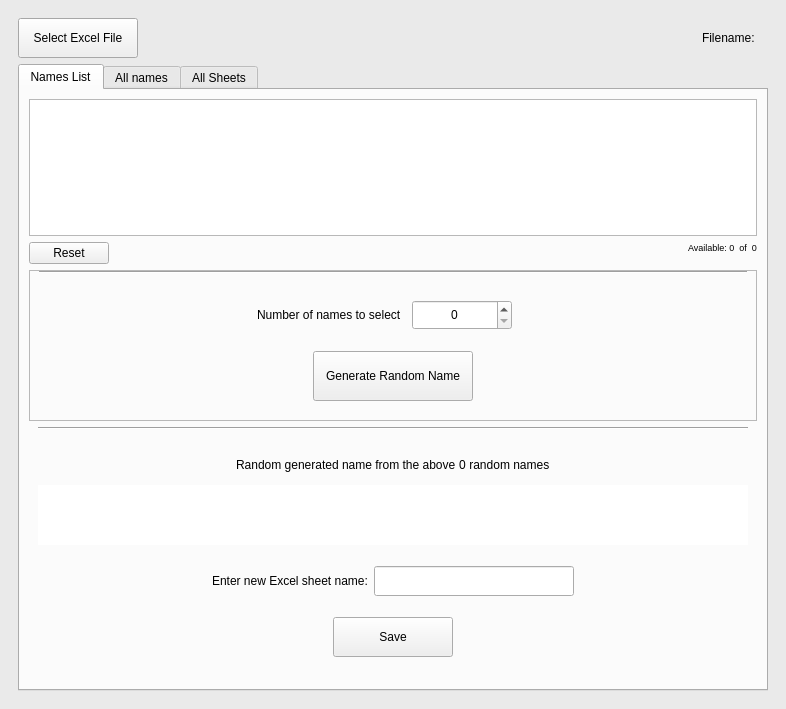
<?xml version="1.0" encoding="UTF-8"?>
<ui version="4.0">
 <class>MainWindow</class>
 <widget class="QMainWindow" name="MainWindow">
  <property name="geometry">
   <rect>
    <x>0</x>
    <y>0</y>
    <width>786</width>
    <height>709</height>
   </rect>
  </property>
  <property name="minimumSize">
   <size>
    <width>650</width>
    <height>600</height>
   </size>
  </property>
  <property name="palette">
   <palette>
    <active>
     <colorrole role="Midlight">
      <brush brushstyle="SolidPattern">
       <color alpha="255">
        <red>214</red>
        <green>214</green>
        <blue>214</blue>
       </color>
      </brush>
     </colorrole>
     <colorrole role="Base">
      <brush brushstyle="SolidPattern">
       <color alpha="255">
        <red>255</red>
        <green>255</green>
        <blue>255</blue>
       </color>
      </brush>
     </colorrole>
     <colorrole role="Window">
      <brush brushstyle="SolidPattern">
       <color alpha="255">
        <red>234</red>
        <green>234</green>
        <blue>234</blue>
       </color>
      </brush>
     </colorrole>
    </active>
    <inactive>
     <colorrole role="Midlight">
      <brush brushstyle="SolidPattern">
       <color alpha="255">
        <red>214</red>
        <green>214</green>
        <blue>214</blue>
       </color>
      </brush>
     </colorrole>
     <colorrole role="Base">
      <brush brushstyle="SolidPattern">
       <color alpha="255">
        <red>255</red>
        <green>255</green>
        <blue>255</blue>
       </color>
      </brush>
     </colorrole>
     <colorrole role="Window">
      <brush brushstyle="SolidPattern">
       <color alpha="255">
        <red>234</red>
        <green>234</green>
        <blue>234</blue>
       </color>
      </brush>
     </colorrole>
    </inactive>
    <disabled>
     <colorrole role="Midlight">
      <brush brushstyle="SolidPattern">
       <color alpha="255">
        <red>214</red>
        <green>214</green>
        <blue>214</blue>
       </color>
      </brush>
     </colorrole>
     <colorrole role="Base">
      <brush brushstyle="SolidPattern">
       <color alpha="255">
        <red>234</red>
        <green>234</green>
        <blue>234</blue>
       </color>
      </brush>
     </colorrole>
     <colorrole role="Window">
      <brush brushstyle="SolidPattern">
       <color alpha="255">
        <red>234</red>
        <green>234</green>
        <blue>234</blue>
       </color>
      </brush>
     </colorrole>
    </disabled>
   </palette>
  </property>
  <property name="windowTitle">
   <string>Randomizer</string>
  </property>
  <widget class="QWidget" name="centralwidget">
   <layout class="QVBoxLayout" name="verticalLayout">
    <property name="leftMargin">
     <number>18</number>
    </property>
    <property name="topMargin">
     <number>18</number>
    </property>
    <property name="rightMargin">
     <number>18</number>
    </property>
    <property name="bottomMargin">
     <number>18</number>
    </property>
    <item>
     <layout class="QHBoxLayout" name="horizontalLayout">
      <property name="sizeConstraint">
       <enum>QLayout::SetDefaultConstraint</enum>
      </property>
      <item>
       <widget class="QPushButton" name="select_file_btn">
        <property name="sizePolicy">
         <sizepolicy hsizetype="Maximum" vsizetype="Fixed">
          <horstretch>0</horstretch>
          <verstretch>0</verstretch>
         </sizepolicy>
        </property>
        <property name="minimumSize">
         <size>
          <width>120</width>
          <height>40</height>
         </size>
        </property>
        <property name="font">
         <font>
          <family>Segoe UI</family>
         </font>
        </property>
        <property name="cursor">
         <cursorShape>ArrowCursor</cursorShape>
        </property>
        <property name="text">
         <string>Select Excel File</string>
        </property>
       </widget>
      </item>
      <item alignment="Qt::AlignRight">
       <widget class="QLabel" name="select_file_label">
        <property name="text">
         <string>Filename:</string>
        </property>
       </widget>
      </item>
      <item>
       <widget class="QLabel" name="filepath_label">
        <property name="sizePolicy">
         <sizepolicy hsizetype="Maximum" vsizetype="Preferred">
          <horstretch>0</horstretch>
          <verstretch>0</verstretch>
         </sizepolicy>
        </property>
        <property name="text">
         <string/>
        </property>
       </widget>
      </item>
     </layout>
    </item>
    <item>
     <layout class="QVBoxLayout" name="verticalLayout_3">
      <item>
       <widget class="QTabWidget" name="tabWidget">
        <property name="enabled">
         <bool>true</bool>
        </property>
        <property name="layoutDirection">
         <enum>Qt::LeftToRight</enum>
        </property>
        <property name="styleSheet">
         <string notr="true">QHeaderView::section{background-color:rgb(192, 219, 234);border: 0px solid black;margin: 0px;}</string>
        </property>
        <property name="tabPosition">
         <enum>QTabWidget::North</enum>
        </property>
        <property name="currentIndex">
         <number>0</number>
        </property>
        <property name="elideMode">
         <enum>Qt::ElideNone</enum>
        </property>
        <property name="usesScrollButtons">
         <bool>false</bool>
        </property>
        <property name="documentMode">
         <bool>false</bool>
        </property>
        <widget class="QWidget" name="avail_names_tab">
         <attribute name="title">
          <string>Names List</string>
         </attribute>
         <layout class="QVBoxLayout" name="verticalLayout_2">
          <item>
           <layout class="QVBoxLayout" name="verticalLayout_4">
            <item>
             <widget class="QTableWidget" name="names_tableWidget">
              <property name="enabled">
               <bool>true</bool>
              </property>
              <property name="sizePolicy">
               <sizepolicy hsizetype="Expanding" vsizetype="Expanding">
                <horstretch>0</horstretch>
                <verstretch>0</verstretch>
               </sizepolicy>
              </property>
              <property name="font">
               <font>
                <family>Nirmala UI</family>
               </font>
              </property>
              <property name="styleSheet">
               <string notr="true">QHeaderView::section{background-color:rgb(192, 219, 234);border: 0px solid black;margin: 0px;}</string>
              </property>
              <property name="frameShape">
               <enum>QFrame::StyledPanel</enum>
              </property>
              <property name="frameShadow">
               <enum>QFrame::Plain</enum>
              </property>
              <property name="editTriggers">
               <set>QAbstractItemView::NoEditTriggers</set>
              </property>
              <property name="selectionMode">
               <enum>QAbstractItemView::SingleSelection</enum>
              </property>
              <property name="selectionBehavior">
               <enum>QAbstractItemView::SelectRows</enum>
              </property>
              <property name="sortingEnabled">
               <bool>false</bool>
              </property>
              <attribute name="horizontalHeaderCascadingSectionResizes">
               <bool>false</bool>
              </attribute>
              <attribute name="horizontalHeaderShowSortIndicator" stdset="0">
               <bool>false</bool>
              </attribute>
              <attribute name="horizontalHeaderStretchLastSection">
               <bool>true</bool>
              </attribute>
             </widget>
            </item>
            <item>
             <layout class="QHBoxLayout" name="horizontalLayout_4">
              <item>
               <widget class="QPushButton" name="reset_all_btn">
                <property name="sizePolicy">
                 <sizepolicy hsizetype="Maximum" vsizetype="Fixed">
                  <horstretch>0</horstretch>
                  <verstretch>0</verstretch>
                 </sizepolicy>
                </property>
                <property name="text">
                 <string>Reset</string>
                </property>
               </widget>
              </item>
              <item>
               <spacer name="horizontalSpacer">
                <property name="orientation">
                 <enum>Qt::Horizontal</enum>
                </property>
                <property name="sizeHint" stdset="0">
                 <size>
                  <width>40</width>
                  <height>20</height>
                 </size>
                </property>
               </spacer>
              </item>
              <item>
               <widget class="QLabel" name="rows_label">
                <property name="font">
                 <font>
                  <family>Segoe UI</family>
                  <pointsize>7</pointsize>
                 </font>
                </property>
                <property name="text">
                 <string>Available: 0  of  0</string>
                </property>
                <property name="alignment">
                 <set>Qt::AlignLeading|Qt::AlignLeft|Qt::AlignTop</set>
                </property>
               </widget>
              </item>
             </layout>
            </item>
           </layout>
          </item>
          <item>
           <widget class="QFrame" name="generate_name_frame">
            <property name="frameShape">
             <enum>QFrame::StyledPanel</enum>
            </property>
            <property name="frameShadow">
             <enum>QFrame::Raised</enum>
            </property>
            <layout class="QVBoxLayout" name="verticalLayout_6">
             <property name="topMargin">
              <number>0</number>
             </property>
             <item>
              <widget class="Line" name="line">
               <property name="orientation">
                <enum>Qt::Horizontal</enum>
               </property>
              </widget>
             </item>
             <item>
              <layout class="QHBoxLayout" name="horizontalLayout_2">
               <property name="spacing">
                <number>10</number>
               </property>
               <property name="sizeConstraint">
                <enum>QLayout::SetMaximumSize</enum>
               </property>
               <property name="topMargin">
                <number>15</number>
               </property>
               <item>
                <spacer name="horizontalSpacer_3">
                 <property name="orientation">
                  <enum>Qt::Horizontal</enum>
                 </property>
                 <property name="sizeHint" stdset="0">
                  <size>
                   <width>40</width>
                   <height>20</height>
                  </size>
                 </property>
                </spacer>
               </item>
               <item>
                <widget class="QLabel" name="selected_rows_label">
                 <property name="sizePolicy">
                  <sizepolicy hsizetype="Maximum" vsizetype="Preferred">
                   <horstretch>0</horstretch>
                   <verstretch>0</verstretch>
                  </sizepolicy>
                 </property>
                 <property name="minimumSize">
                  <size>
                   <width>60</width>
                   <height>40</height>
                  </size>
                 </property>
                 <property name="font">
                  <font>
                   <family>Segoe UI</family>
                   <pointsize>9</pointsize>
                   <weight>50</weight>
                   <bold>false</bold>
                   <kerning>true</kerning>
                  </font>
                 </property>
                 <property name="text">
                  <string>Number of names to select</string>
                 </property>
                 <property name="textFormat">
                  <enum>Qt::RichText</enum>
                 </property>
                </widget>
               </item>
               <item>
                <widget class="QSpinBox" name="rows_spinBox">
                 <property name="sizePolicy">
                  <sizepolicy hsizetype="Fixed" vsizetype="Fixed">
                   <horstretch>0</horstretch>
                   <verstretch>0</verstretch>
                  </sizepolicy>
                 </property>
                 <property name="minimumSize">
                  <size>
                   <width>100</width>
                   <height>30</height>
                  </size>
                 </property>
                 <property name="alignment">
                  <set>Qt::AlignCenter</set>
                 </property>
                 <property name="buttonSymbols">
                  <enum>QAbstractSpinBox::UpDownArrows</enum>
                 </property>
                 <property name="suffix">
                  <string/>
                 </property>
                 <property name="singleStep">
                  <number>1</number>
                 </property>
                 <property name="value">
                  <number>0</number>
                 </property>
                </widget>
               </item>
               <item>
                <widget class="QLabel" name="max_rows_label">
                 <property name="text">
                  <string/>
                 </property>
                </widget>
               </item>
               <item>
                <spacer name="horizontalSpacer_4">
                 <property name="orientation">
                  <enum>Qt::Horizontal</enum>
                 </property>
                 <property name="sizeHint" stdset="0">
                  <size>
                   <width>40</width>
                   <height>20</height>
                  </size>
                 </property>
                </spacer>
               </item>
              </layout>
             </item>
             <item>
              <layout class="QVBoxLayout" name="verticalLayout_5" stretch="0">
               <property name="topMargin">
                <number>10</number>
               </property>
               <property name="bottomMargin">
                <number>10</number>
               </property>
               <item alignment="Qt::AlignHCenter|Qt::AlignVCenter">
                <widget class="QPushButton" name="random_name_btn">
                 <property name="sizePolicy">
                  <sizepolicy hsizetype="Fixed" vsizetype="Fixed">
                   <horstretch>0</horstretch>
                   <verstretch>0</verstretch>
                  </sizepolicy>
                 </property>
                 <property name="minimumSize">
                  <size>
                   <width>160</width>
                   <height>50</height>
                  </size>
                 </property>
                 <property name="sizeIncrement">
                  <size>
                   <width>0</width>
                   <height>0</height>
                  </size>
                 </property>
                 <property name="text">
                  <string>Generate Random Name</string>
                 </property>
                </widget>
               </item>
              </layout>
             </item>
            </layout>
           </widget>
          </item>
          <item>
           <widget class="QFrame" name="save_frame">
            <property name="sizePolicy">
             <sizepolicy hsizetype="Preferred" vsizetype="Preferred">
              <horstretch>0</horstretch>
              <verstretch>0</verstretch>
             </sizepolicy>
            </property>
            <layout class="QVBoxLayout" name="verticalLayout_9">
             <property name="topMargin">
              <number>0</number>
             </property>
             <item>
              <layout class="QVBoxLayout" name="verticalLayout_7">
               <property name="spacing">
                <number>10</number>
               </property>
               <property name="topMargin">
                <number>0</number>
               </property>
               <property name="bottomMargin">
                <number>10</number>
               </property>
               <item>
                <widget class="Line" name="line_3">
                 <property name="orientation">
                  <enum>Qt::Horizontal</enum>
                 </property>
                </widget>
               </item>
               <item>
                <layout class="QHBoxLayout" name="horizontalLayout_8">
                 <property name="spacing">
                  <number>0</number>
                 </property>
                 <property name="topMargin">
                  <number>15</number>
                 </property>
                 <item>
                  <spacer name="horizontalSpacer_7">
                   <property name="orientation">
                    <enum>Qt::Horizontal</enum>
                   </property>
                   <property name="sizeHint" stdset="0">
                    <size>
                     <width>40</width>
                     <height>20</height>
                    </size>
                   </property>
                  </spacer>
                 </item>
                 <item>
                  <widget class="QLabel" name="label_4">
                   <property name="text">
                    <string>Random generated name from the above </string>
                   </property>
                  </widget>
                 </item>
                 <item>
                  <widget class="QLabel" name="new_subset_rows_label">
                   <property name="text">
                    <string>0</string>
                   </property>
                  </widget>
                 </item>
                 <item>
                  <widget class="QLabel" name="label">
                   <property name="text">
                    <string> random names</string>
                   </property>
                  </widget>
                 </item>
                 <item>
                  <spacer name="horizontalSpacer_8">
                   <property name="orientation">
                    <enum>Qt::Horizontal</enum>
                   </property>
                   <property name="sizeHint" stdset="0">
                    <size>
                     <width>40</width>
                     <height>20</height>
                    </size>
                   </property>
                  </spacer>
                 </item>
                </layout>
               </item>
               <item>
                <layout class="QHBoxLayout" name="horizontalLayout_5">
                 <item>
                  <widget class="QLineEdit" name="rand_name_Linedit">
                   <property name="sizePolicy">
                    <sizepolicy hsizetype="Minimum" vsizetype="Minimum">
                     <horstretch>0</horstretch>
                     <verstretch>0</verstretch>
                    </sizepolicy>
                   </property>
                   <property name="minimumSize">
                    <size>
                     <width>0</width>
                     <height>60</height>
                    </size>
                   </property>
                   <property name="sizeIncrement">
                    <size>
                     <width>0</width>
                     <height>0</height>
                    </size>
                   </property>
                   <property name="baseSize">
                    <size>
                     <width>0</width>
                     <height>0</height>
                    </size>
                   </property>
                   <property name="palette">
                    <palette>
                     <active>
                      <colorrole role="Midlight">
                       <brush brushstyle="SolidPattern">
                        <color alpha="255">
                         <red>216</red>
                         <green>216</green>
                         <blue>216</blue>
                        </color>
                       </brush>
                      </colorrole>
                     </active>
                     <inactive>
                      <colorrole role="Midlight">
                       <brush brushstyle="SolidPattern">
                        <color alpha="255">
                         <red>216</red>
                         <green>216</green>
                         <blue>216</blue>
                        </color>
                       </brush>
                      </colorrole>
                     </inactive>
                     <disabled>
                      <colorrole role="Midlight">
                       <brush brushstyle="SolidPattern">
                        <color alpha="255">
                         <red>216</red>
                         <green>216</green>
                         <blue>216</blue>
                        </color>
                       </brush>
                      </colorrole>
                     </disabled>
                    </palette>
                   </property>
                   <property name="font">
                    <font>
                     <family>Nirmala UI</family>
                     <pointsize>20</pointsize>
                     <weight>75</weight>
                     <bold>true</bold>
                     <underline>false</underline>
                     <strikeout>false</strikeout>
                    </font>
                   </property>
                   <property name="acceptDrops">
                    <bool>false</bool>
                   </property>
                   <property name="layoutDirection">
                    <enum>Qt::LeftToRight</enum>
                   </property>
                   <property name="autoFillBackground">
                    <bool>false</bool>
                   </property>
                   <property name="text">
                    <string/>
                   </property>
                   <property name="frame">
                    <bool>false</bool>
                   </property>
                   <property name="alignment">
                    <set>Qt::AlignCenter</set>
                   </property>
                   <property name="readOnly">
                    <bool>true</bool>
                   </property>
                  </widget>
                 </item>
                </layout>
               </item>
              </layout>
             </item>
             <item>
              <layout class="QHBoxLayout" name="horizontalLayout_3">
               <item>
                <spacer name="horizontalSpacer_5">
                 <property name="orientation">
                  <enum>Qt::Horizontal</enum>
                 </property>
                 <property name="sizeHint" stdset="0">
                  <size>
                   <width>40</width>
                   <height>20</height>
                  </size>
                 </property>
                </spacer>
               </item>
               <item>
                <widget class="QLabel" name="event_name_label">
                 <property name="sizePolicy">
                  <sizepolicy hsizetype="Preferred" vsizetype="Preferred">
                   <horstretch>0</horstretch>
                   <verstretch>0</verstretch>
                  </sizepolicy>
                 </property>
                 <property name="minimumSize">
                  <size>
                   <width>0</width>
                   <height>40</height>
                  </size>
                 </property>
                 <property name="font">
                  <font>
                   <pointsize>9</pointsize>
                  </font>
                 </property>
                 <property name="text">
                  <string>Enter new Excel sheet name:</string>
                 </property>
                </widget>
               </item>
               <item>
                <widget class="QLineEdit" name="event_name_lineEdit">
                 <property name="sizePolicy">
                  <sizepolicy hsizetype="Fixed" vsizetype="Fixed">
                   <horstretch>0</horstretch>
                   <verstretch>0</verstretch>
                  </sizepolicy>
                 </property>
                 <property name="minimumSize">
                  <size>
                   <width>200</width>
                   <height>30</height>
                  </size>
                 </property>
                 <property name="alignment">
                  <set>Qt::AlignCenter</set>
                 </property>
                </widget>
               </item>
               <item>
                <spacer name="horizontalSpacer_6">
                 <property name="orientation">
                  <enum>Qt::Horizontal</enum>
                 </property>
                 <property name="sizeHint" stdset="0">
                  <size>
                   <width>40</width>
                   <height>20</height>
                  </size>
                 </property>
                </spacer>
               </item>
              </layout>
             </item>
             <item>
              <layout class="QHBoxLayout" name="horizontalLayout_6" stretch="0">
               <property name="topMargin">
                <number>10</number>
               </property>
               <property name="bottomMargin">
                <number>14</number>
               </property>
               <item>
                <widget class="QPushButton" name="save_xl_btn">
                 <property name="sizePolicy">
                  <sizepolicy hsizetype="Fixed" vsizetype="Fixed">
                   <horstretch>0</horstretch>
                   <verstretch>0</verstretch>
                  </sizepolicy>
                 </property>
                 <property name="minimumSize">
                  <size>
                   <width>120</width>
                   <height>40</height>
                  </size>
                 </property>
                 <property name="text">
                  <string>Save</string>
                 </property>
                 <property name="icon">
                  <iconset theme="document-new">
                   <normaloff>../RandomName</normaloff>../RandomName</iconset>
                 </property>
                </widget>
               </item>
              </layout>
             </item>
            </layout>
           </widget>
          </item>
         </layout>
        </widget>
        <widget class="QWidget" name="all_names_tab">
         <attribute name="title">
          <string>All names</string>
         </attribute>
         <layout class="QVBoxLayout" name="verticalLayout_8">
          <item>
           <widget class="QTableWidget" name="all_names_table">
            <property name="enabled">
             <bool>true</bool>
            </property>
            <property name="sizePolicy">
             <sizepolicy hsizetype="Expanding" vsizetype="Expanding">
              <horstretch>0</horstretch>
              <verstretch>0</verstretch>
             </sizepolicy>
            </property>
            <property name="font">
             <font>
              <family>Nirmala UI</family>
             </font>
            </property>
            <property name="styleSheet">
             <string notr="true">QHeaderView::section{background-color:rgb(192, 219, 234);border: 0px solid black;margin: 0px;}</string>
            </property>
            <property name="frameShape">
             <enum>QFrame::StyledPanel</enum>
            </property>
            <property name="frameShadow">
             <enum>QFrame::Plain</enum>
            </property>
            <property name="editTriggers">
             <set>QAbstractItemView::NoEditTriggers</set>
            </property>
            <property name="selectionMode">
             <enum>QAbstractItemView::SingleSelection</enum>
            </property>
            <property name="selectionBehavior">
             <enum>QAbstractItemView::SelectRows</enum>
            </property>
            <property name="sortingEnabled">
             <bool>true</bool>
            </property>
            <attribute name="horizontalHeaderCascadingSectionResizes">
             <bool>false</bool>
            </attribute>
            <attribute name="horizontalHeaderShowSortIndicator" stdset="0">
             <bool>false</bool>
            </attribute>
            <attribute name="horizontalHeaderStretchLastSection">
             <bool>true</bool>
            </attribute>
           </widget>
          </item>
          <item>
           <layout class="QHBoxLayout" name="horizontalLayout_7">
            <item>
             <spacer name="horizontalSpacer_2">
              <property name="orientation">
               <enum>Qt::Horizontal</enum>
              </property>
              <property name="sizeHint" stdset="0">
               <size>
                <width>40</width>
                <height>20</height>
               </size>
              </property>
             </spacer>
            </item>
            <item>
             <widget class="QLabel" name="label_2">
              <property name="text">
               <string>Total rows:</string>
              </property>
             </widget>
            </item>
            <item>
             <widget class="QLabel" name="all_names_row_label">
              <property name="text">
               <string/>
              </property>
             </widget>
            </item>
           </layout>
          </item>
         </layout>
        </widget>
        <widget class="QWidget" name="all_sheets_tab">
         <property name="minimumSize">
          <size>
           <width>0</width>
           <height>594</height>
          </size>
         </property>
         <attribute name="title">
          <string>All Sheets</string>
         </attribute>
         <layout class="QGridLayout" name="gridLayout">
          <item row="0" column="0">
           <widget class="QTableWidget" name="sheets_tableWidget">
            <property name="font">
             <font>
              <family>Nirmala UI</family>
              <pointsize>12</pointsize>
             </font>
            </property>
            <property name="layoutDirection">
             <enum>Qt::LeftToRight</enum>
            </property>
            <property name="autoFillBackground">
             <bool>true</bool>
            </property>
            <property name="styleSheet">
             <string notr="true">QHeaderView::section{background-color:rgb(192, 219, 234);border: 0px solid black;margin: 0px;}</string>
            </property>
            <property name="sizeAdjustPolicy">
             <enum>QAbstractScrollArea::AdjustToContents</enum>
            </property>
            <property name="editTriggers">
             <set>QAbstractItemView::NoEditTriggers</set>
            </property>
            <property name="tabKeyNavigation">
             <bool>false</bool>
            </property>
            <property name="showDropIndicator" stdset="0">
             <bool>false</bool>
            </property>
            <property name="dragDropOverwriteMode">
             <bool>false</bool>
            </property>
            <property name="defaultDropAction">
             <enum>Qt::CopyAction</enum>
            </property>
            <property name="selectionMode">
             <enum>QAbstractItemView::NoSelection</enum>
            </property>
            <property name="selectionBehavior">
             <enum>QAbstractItemView::SelectRows</enum>
            </property>
            <property name="gridStyle">
             <enum>Qt::DashLine</enum>
            </property>
            <property name="wordWrap">
             <bool>false</bool>
            </property>
            <property name="cornerButtonEnabled">
             <bool>false</bool>
            </property>
            <property name="columnCount">
             <number>3</number>
            </property>
            <attribute name="horizontalHeaderCascadingSectionResizes">
             <bool>false</bool>
            </attribute>
            <attribute name="horizontalHeaderMinimumSectionSize">
             <number>200</number>
            </attribute>
            <attribute name="horizontalHeaderDefaultSectionSize">
             <number>200</number>
            </attribute>
            <attribute name="horizontalHeaderHighlightSections">
             <bool>false</bool>
            </attribute>
            <attribute name="horizontalHeaderStretchLastSection">
             <bool>true</bool>
            </attribute>
            <attribute name="verticalHeaderVisible">
             <bool>false</bool>
            </attribute>
            <attribute name="verticalHeaderStretchLastSection">
             <bool>false</bool>
            </attribute>
            <column>
             <property name="text">
              <string>Sheet</string>
             </property>
            </column>
            <column>
             <property name="text">
              <string>Rows</string>
             </property>
            </column>
            <column>
             <property name="text">
              <string>Candidate</string>
             </property>
            </column>
           </widget>
          </item>
         </layout>
        </widget>
       </widget>
      </item>
     </layout>
    </item>
   </layout>
  </widget>
 </widget>
 <resources/>
 <connections/>
</ui>
